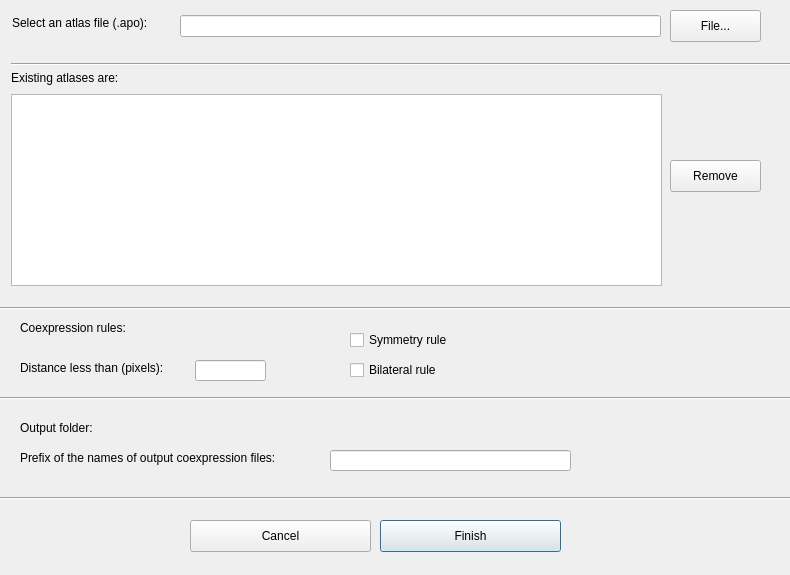
<?xml version="1.0" encoding="UTF-8"?>
<ui version="4.0">
 <class>Dialog_pointcloudatlas_detect_coexpression</class>
 <widget class="QDialog" name="Dialog_pointcloudatlas_detect_coexpression">
  <property name="geometry">
   <rect>
    <x>0</x>
    <y>0</y>
    <width>790</width>
    <height>575</height>
   </rect>
  </property>
  <property name="windowTitle">
   <string>Pointcloud atlas detect coexpression editor</string>
  </property>
  <widget class="Line" name="line_3">
   <property name="geometry">
    <rect>
     <x>11</x>
     <y>56</y>
     <width>876</width>
     <height>16</height>
    </rect>
   </property>
   <property name="orientation">
    <enum>Qt::Horizontal</enum>
   </property>
  </widget>
  <widget class="Line" name="line">
   <property name="geometry">
    <rect>
     <x>0</x>
     <y>300</y>
     <width>791</width>
     <height>16</height>
    </rect>
   </property>
   <property name="orientation">
    <enum>Qt::Horizontal</enum>
   </property>
  </widget>
  <widget class="QListWidget" name="listWidget_info_existing_atlases">
   <property name="geometry">
    <rect>
     <x>11</x>
     <y>94</y>
     <width>651</width>
     <height>192</height>
    </rect>
   </property>
  </widget>
  <widget class="QLabel" name="label_info_existing_atlases">
   <property name="geometry">
    <rect>
     <x>11</x>
     <y>70</y>
     <width>130</width>
     <height>16</height>
    </rect>
   </property>
   <property name="text">
    <string>Existing atlases are: </string>
   </property>
  </widget>
  <widget class="QLabel" name="label_atlas_file">
   <property name="geometry">
    <rect>
     <x>12</x>
     <y>15</y>
     <width>158</width>
     <height>16</height>
    </rect>
   </property>
   <property name="text">
    <string>Select an atlas file (.apo):</string>
   </property>
  </widget>
  <widget class="QPushButton" name="pushButton_atlas_file">
   <property name="geometry">
    <rect>
     <x>670</x>
     <y>10</y>
     <width>91</width>
     <height>32</height>
    </rect>
   </property>
   <property name="text">
    <string>File...</string>
   </property>
  </widget>
  <widget class="QLineEdit" name="lineEdit_atlas_file">
   <property name="geometry">
    <rect>
     <x>180</x>
     <y>15</y>
     <width>481</width>
     <height>22</height>
    </rect>
   </property>
  </widget>
  <widget class="QPushButton" name="pushButton_cancel">
   <property name="geometry">
    <rect>
     <x>190</x>
     <y>520</y>
     <width>181</width>
     <height>32</height>
    </rect>
   </property>
   <property name="sizePolicy">
    <sizepolicy hsizetype="Fixed" vsizetype="Fixed">
     <horstretch>0</horstretch>
     <verstretch>0</verstretch>
    </sizepolicy>
   </property>
   <property name="text">
    <string>Cancel</string>
   </property>
  </widget>
  <widget class="QPushButton" name="pushButton_atlas_file_remove">
   <property name="geometry">
    <rect>
     <x>670</x>
     <y>160</y>
     <width>91</width>
     <height>32</height>
    </rect>
   </property>
   <property name="sizePolicy">
    <sizepolicy hsizetype="Fixed" vsizetype="Fixed">
     <horstretch>0</horstretch>
     <verstretch>0</verstretch>
    </sizepolicy>
   </property>
   <property name="text">
    <string>Remove</string>
   </property>
  </widget>
  <widget class="QPushButton" name="pushButton_finish">
   <property name="geometry">
    <rect>
     <x>380</x>
     <y>520</y>
     <width>181</width>
     <height>32</height>
    </rect>
   </property>
   <property name="sizePolicy">
    <sizepolicy hsizetype="Fixed" vsizetype="Fixed">
     <horstretch>0</horstretch>
     <verstretch>0</verstretch>
    </sizepolicy>
   </property>
   <property name="text">
    <string>Finish</string>
   </property>
   <property name="default">
    <bool>true</bool>
   </property>
  </widget>
  <widget class="QLabel" name="label_output_file">
   <property name="geometry">
    <rect>
     <x>20</x>
     <y>450</y>
     <width>311</width>
     <height>16</height>
    </rect>
   </property>
   <property name="text">
    <string>Prefix of the names of output coexpression files:</string>
   </property>
  </widget>
  <widget class="QLineEdit" name="lineEdit_output_file">
   <property name="geometry">
    <rect>
     <x>330</x>
     <y>450</y>
     <width>241</width>
     <height>21</height>
    </rect>
   </property>
  </widget>
  <widget class="Line" name="line_2">
   <property name="geometry">
    <rect>
     <x>0</x>
     <y>490</y>
     <width>791</width>
     <height>16</height>
    </rect>
   </property>
   <property name="orientation">
    <enum>Qt::Horizontal</enum>
   </property>
  </widget>
  <widget class="QCheckBox" name="checkBox_symmetry_rule">
   <property name="geometry">
    <rect>
     <x>350</x>
     <y>330</y>
     <width>111</width>
     <height>20</height>
    </rect>
   </property>
   <property name="text">
    <string>Symmetry rule</string>
   </property>
  </widget>
  <widget class="QLabel" name="label_coexpression_rules">
   <property name="geometry">
    <rect>
     <x>20</x>
     <y>320</y>
     <width>130</width>
     <height>16</height>
    </rect>
   </property>
   <property name="text">
    <string>Coexpression rules:</string>
   </property>
  </widget>
  <widget class="QCheckBox" name="checkBox_bilateral_rule">
   <property name="geometry">
    <rect>
     <x>350</x>
     <y>360</y>
     <width>121</width>
     <height>20</height>
    </rect>
   </property>
   <property name="text">
    <string>Bilateral rule</string>
   </property>
  </widget>
  <widget class="QLabel" name="label_distance_rule">
   <property name="geometry">
    <rect>
     <x>20</x>
     <y>360</y>
     <width>181</width>
     <height>16</height>
    </rect>
   </property>
   <property name="text">
    <string>Distance less than (pixels):</string>
   </property>
  </widget>
  <widget class="QLineEdit" name="lineEdit_distance_rule">
   <property name="geometry">
    <rect>
     <x>195</x>
     <y>360</y>
     <width>71</width>
     <height>21</height>
    </rect>
   </property>
  </widget>
  <widget class="Line" name="line_5">
   <property name="geometry">
    <rect>
     <x>0</x>
     <y>390</y>
     <width>791</width>
     <height>16</height>
    </rect>
   </property>
   <property name="orientation">
    <enum>Qt::Horizontal</enum>
   </property>
  </widget>
  <widget class="QLabel" name="label_output_folder">
   <property name="geometry">
    <rect>
     <x>20</x>
     <y>420</y>
     <width>631</width>
     <height>16</height>
    </rect>
   </property>
   <property name="text">
    <string>Output folder:</string>
   </property>
  </widget>
 </widget>
 <resources/>
 <connections/>
</ui>
